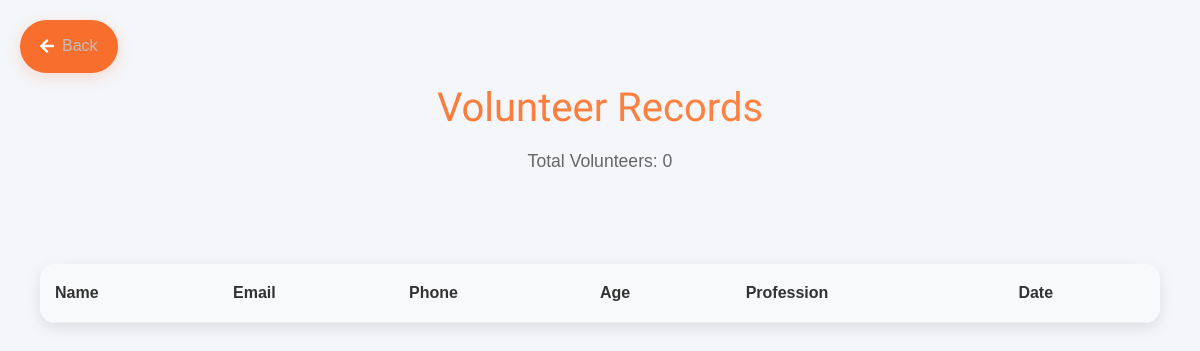
Before: /data/volunteers/ with the older database file.
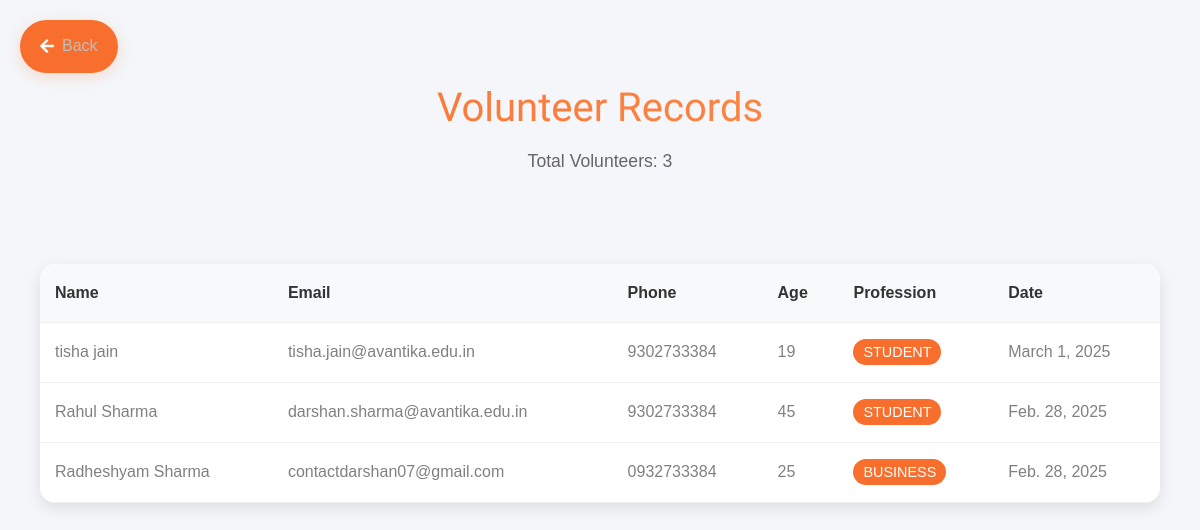
After: the same page with the newer database file.
### Core_Application/models.py (models this page shows, shortened)
class Volunteer(models.Model):
    PROFESSION_CHOICES = [
        ('STUDENT', 'Student'),
        ('PRIVATE', 'Private Employee'),
        ('GOVERNMENT', 'Government Employee'),
        ('BUSINESS', 'Self Business'),
        ('SOCIAL', 'Social Worker'),
        ('OTHER', 'Other')
    ]
    name = models.CharField(max_length=100)
    email = models.EmailField()
    phone = models.CharField(max_length=15)
    age = models.IntegerField()
    profession = models.CharField(max_length=20, choices=PROFESSION_CHOICES)
    message = models.TextField(blank=True)
    date = models.DateField(auto_now_add=True)
    time = models.TimeField(auto_now_add=True)

### Core_Application/views.py (the view)
# urls.py: path('data/volunteers/', views.volunteer_data, name='volunteer_data'),
def volunteer_data(request):
    volunteers = Volunteer.objects.all().order_by('-date', '-time')
    return render(request, 'Core_Application/volunteer_data.html', {'volunteers': volunteers})

### Core_Application/templates/Core_Application/volunteer_data.html (shortened to what this page needs)
{% load static %}
<!DOCTYPE html>
<html lang="en">
<head>
    <link rel="stylesheet" href="https://cdnjs.cloudflare.com/ajax/libs/font-awesome/5.15.4/css/all.min.css">
    <link rel="stylesheet" href="{% static 'css/style.css' %}">
</head>
<body class="dashboard-body">
    <div class="back-button-container">
        <a href="{% url 'data' %}" class="back-button">
            <i class="fas fa-arrow-left"></i>
            <span>Back</span>
        </a>
    </div>
    <div class="dashboard-header">
        <h1>Volunteer Records</h1>
        <p class="total-count">Total Volunteers: {{ volunteers|length }}</p>
    </div>
    <div class="data-container">
        <div class="data-table-wrapper">
            <table class="data-table">
                <thead>
                    <tr>
                        <th>Name</th>
                        <th>Email</th>
                        <th>Phone</th>
                        <th>Age</th>
                        <th>Profession</th>
                        <th>Date</th>
                    </tr>
                </thead>
                <tbody>
                    {% for volunteer in volunteers %}
                    <tr>
                        <td data-label="Name">{{ volunteer.name }}</td>
                        <td data-label="Email">{{ volunteer.email }}</td>
                        <td data-label="Phone">{{ volunteer.phone }}</td>
                        <td data-label="Age">{{ volunteer.age }}</td>
                        <td data-label="Profession"><span class="profession-badge">{{ volunteer.profession }}</span></td>
                        <td data-label="Date">{{ volunteer.date }}</td>
                    </tr>
                    {% endfor %}
                </tbody>
            </table>
        </div>
    </div>
</body>
</html>

### Core_Application/templates/Core_Application/volunteer_data.html (style rules this page uses)
.dashboard-body { background: #f4f6f9; min-height: 100vh; padding: 20px; }
.back-button-container { position: fixed; top: 20px; left: 20px; z-index: 100; }
.back-button { display: flex; align-items: center; gap: 8px; padding: 12px 20px; background: #f86f2d; color: white; border-radius: 50px; text-decoration: none; box-shadow: 0 4px 15px rgba(248, 111, 45, 0.2); transition: all 0.3s ease; }
.dashboard-header { text-align: center; padding: 60px 0 40px; margin-bottom: 30px; }
.dashboard-header h1 { font-size: 2.5rem; color: #333; margin-bottom: 10px; background: linear-gradient(45deg, #f86f2d, #ff8f50); -webkit-background-clip: text; -webkit-text-fill-color: transparent; }
.total-count { color: #666; font-size: 1.1rem; }
.data-container { max-width: 1200px; margin: 0 auto; padding: 0 20px; }
.data-table-wrapper { background: white; border-radius: 15px; box-shadow: 0 5px 15px rgba(0,0,0,0.1); overflow: hidden; }
.data-table { width: 100%; border-collapse: collapse; }
.data-table th, .data-table td { padding: 15px; text-align: left; border-bottom: 1px solid #eee; }
.data-table th { background: #f8f9fa; font-weight: 600; color: #333; }
.profession-badge { padding: 5px 10px; border-radius: 15px; background: #f86f2d; color: white; font-size: 0.9em; }
@media (min-width: 769px) { .data-table td[data-label="Email"] { white-space: nowrap; overflow: hidden; text-overflow: ellipsis; } }

Changed rows visible on the page:
added Volunteer: name "tisha jain", email "tisha.jain@avantika.edu.in", phone "9302733384", age "19", profession "STUDENT", date "March 1, 2025"
added Volunteer: name "Rahul Sharma", email "darshan.sharma@avantika.edu.in", phone "9302733384", age "45", profession "STUDENT", date "Feb. 28, 2025"
added Volunteer: name "Radheshyam Sharma", email "contactdarshan07@gmail.com", phone "0932733384", age "25", profession "BUSINESS", date "Feb. 28, 2025"
Other visible differences:
{{ volunteers|length }}: "0" → "3"
